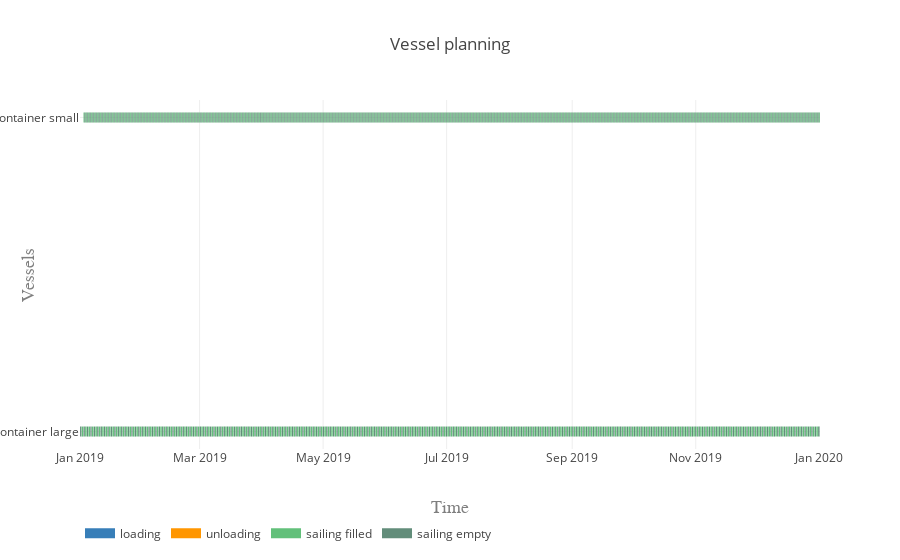

The notebook cell this image was saved under:
### Markdown cell above
#### Vessel planning

### Code cell
activities = ['loading', 'unloading', 'sailing filled', 'sailing empty']
colors = {0:'rgb(55,126,184)', 1:'rgb(255,150,0)', 2:'rgb(98, 192, 122)', 3:'rgb(98, 141, 122)'}

plot.vessel_planning(vessels, activities, colors)

### Figure 1 — Plotly figure (JSON) as saved in the notebook; plotly's stock layout.template omitted (floating-point values rounded to 4 significant figures; data arrays with more than 128 entries replaced by an {"elided": "..."} marker saying what was removed)
{"data": [{"connectgaps": false, "hoverinfo": "y+name", "line": {"color": "rgb(55,126,184)", "width": 10}, "mode": "lines", "name": "loading", "type": "scatter", "uid": "2a54f7a1-8186-4151-be70-064cef5c3be1", "x": {"elided": "7080 str values"}, "y": {"elided": "7080 str values"}}, {"connectgaps": false, "hoverinfo": "y+name", "line": {"color": "rgb(255,150,0)", "width": 10}, "mode": "lines", "name": "unloading", "type": "scatter", "uid": "5a526dcc-1bf9-46d6-949d-b4d56849db02", "x": {"elided": "7080 str values"}, "y": {"elided": "7080 str values"}}, {"connectgaps": false, "hoverinfo": "y+name", "line": {"color": "rgb(98, 192, 122)", "width": 10}, "mode": "lines", "name": "sailing filled", "type": "scatter", "uid": "1e4f9218-83c1-4cca-972f-2f616246f211", "x": {"elided": "3540 str values"}, "y": {"elided": "3540 str values"}}, {"connectgaps": false, "hoverinfo": "y+name", "line": {"color": "rgb(98, 141, 122)", "width": 10}, "mode": "lines", "name": "sailing empty", "type": "scatter", "uid": "5b290551-e80a-4096-95bd-58bab5cb367a", "x": {"elided": "3535 str values"}, "y": {"elided": "3535 str values"}}], "layout": {"hovermode": "closest", "legend": {"orientation": "h", "x": 0, "y": -0.2}, "title": "Vessel planning", "xaxis": {"range": ["2018-12-31 23:00:00", "2020-01-01 08:28:58.172542"], "title": "Time", "titlefont": {"color": "#7f7f7f", "family": "Courier New, monospace", "size": 18}}, "yaxis": {"title": "Vessels", "titlefont": {"color": "#7f7f7f", "family": "Courier New, monospace", "size": 18}}}}
